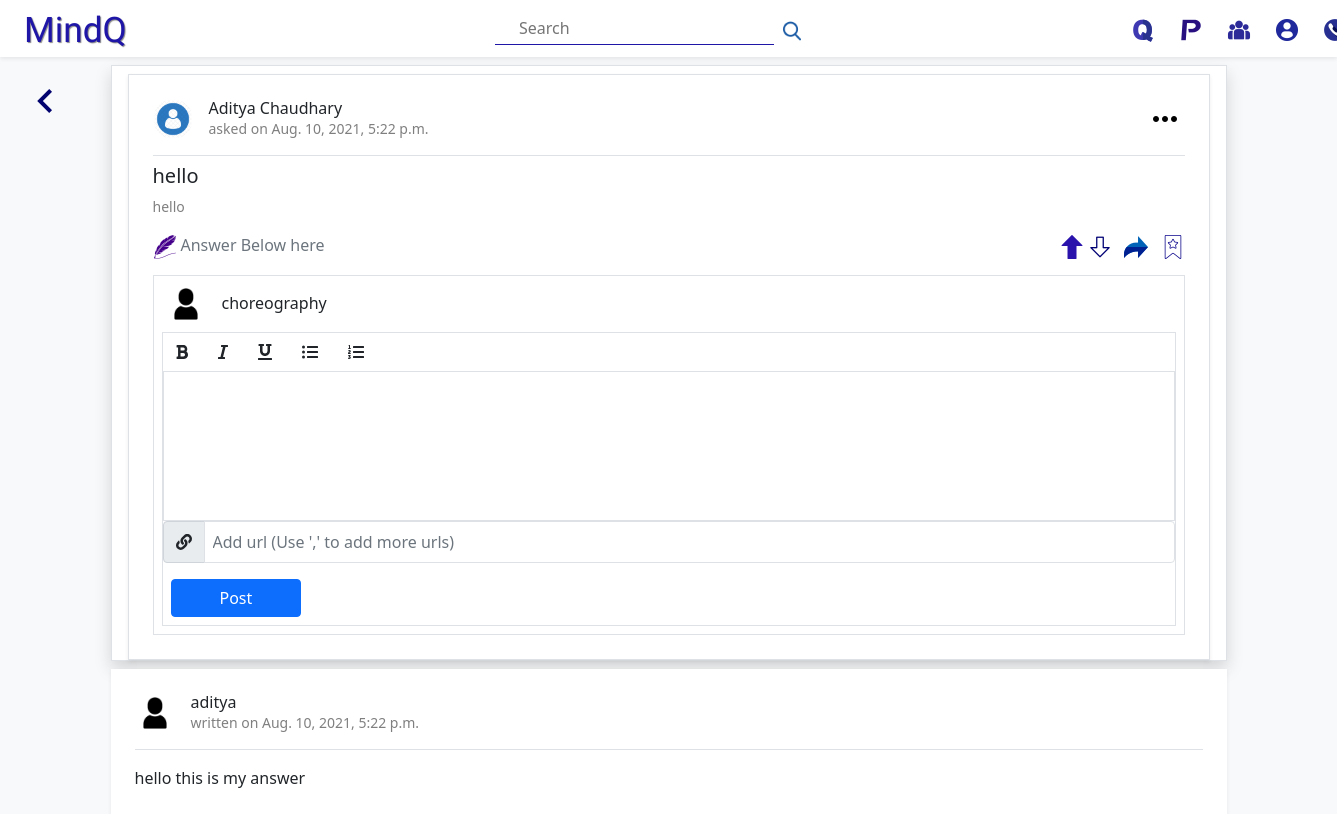
Screenshot of /question/hello (signed in) with the database file from the repository.
### qna/models.py (models this page shows, shortened)
class Question(models.Model):
    key = models.AutoField(primary_key=True)
    user = models.ForeignKey(User,on_delete=models.CASCADE,related_name="QUser")
    title = models.CharField(max_length=300,blank=False)
    description = models.TextField(blank=True)
    url = ListTextField(base_field=CharField(max_length=300,blank=True),size=10,blank=True,default='')
    tags = models.ManyToManyField("Tag",related_name="QTag")
    created_on = models.DateTimeField(auto_now_add=True)
    upvote = models.ManyToManyField(User,related_name="QUpVote")
    downvote = models.ManyToManyField(User,related_name="QDownVote")
    slug = models.SlugField(max_length=300,default="set-some-slug-bro")

class AnswerQ(MPTTModel):
    key = models.AutoField(primary_key=True)
    user = models.ForeignKey(User,on_delete=models.CASCADE,null=True)
    question = models.ForeignKey(Question,on_delete=models.CASCADE,related_name="QAnswere")
    parent = TreeForeignKey('self', on_delete=models.CASCADE,null=True,blank=True, related_name='children')
    url = ListTextField(base_field=CharField(max_length=300,blank=True),size=10,blank=True,null=True,default="")
    description = models.TextField(blank=False)
    created_on = models.DateTimeField(auto_now_add=True)
    class MPTTMeta:
        order_insertion_by = ['created_on']
    def __str__(self):
        return self.description

### user_profile/models.py (models this page shows, shortened)
class Profile(models.Model):
    key = models.AutoField(primary_key=True)
    user = models.OneToOneField(User,on_delete=models.CASCADE,blank=True)
    name = models.CharField(max_length=50,null=True)
    job = models.CharField(max_length=100,null=True,default='___',blank=True)
    bio = models.CharField(max_length=500,null=True)
    followers = models.ManyToManyField(User, related_name='followers_ofUser')
    following = models.ManyToManyField(User, related_name='following_ofUser')
    account_created = models.DateField(auto_now_add=True)
    profile_image = models.ImageField(upload_to='user_profile',default='user_profile/default_profile2.png')
    def __str__(self):
        return(self.name)

### qna/views.py (the view)
# urls.py: path('question/<str:pk>',views.questionsingle,name="question"),
@login_required(login_url='/login/')
def questionsingle(request,pk):
    qs=Question.objects.all()
    for i in range(len(qs)):
        print(qs[i].slug)
    ques=Question.objects.filter(slug=pk)
    if len(ques)>0:
        ques=ques[0]
        ans=AnswerQ.objects.filter(question=ques).reverse()
        print(ans)
        for i in range(len(ans)):
            print(ans[i])
        context={}
        context['ans']=ans
        context['q']=ques
        return render(request,'qna/viewQuestion.html',context)
    else:
        return render(request,'notfound.html')

### templates/qna/viewQuestion.html (shortened to what this page needs)
{% extends 'qna/base.html' %}
{% load static %}
{% block title %}
<link rel="stylesheet" href="{% static 'qna/css/viewQuestion.css'%}">
{% endblock %}
{% block content %}
    <a href="{% url 'questions' %}" title="Back" class="btn backBtn"><img src="{% static 'post/images/backButton.png' %}" alt=""></a>
    <div class="d-flex justify-content-center container">
            <div class='d-flex flex-column shadow bg-white border mt-2 w-100'>
                <div class="mt-2 border d-flex flex-column p-3 p-lg-4 mx-lg-3 mx-4 shadow-sm bg-white">
                    <div class="d-flex justify-content-between">
                        <div class="d-flex">
                            <img src="{{ q.user.profile.profile_image.url }}" alt="" height="40px" width="40px"
                                class='rounded rounded-circle'>
                            <div class='d-flex flex-column ms-3 align-items-start'>
                                <h6 class="my-0">{{ q.user.profile }} </h6>
                                <small class="my-0 py-0 text-black-50">asked on {{ q.created_on}}</small>
                            </div>
                        </div>
                        <div>
                            <img src="images/menu.png" alt="" class='m-2'>
                        </div>
                    </div>
                    <h5 class="mt-3 mb-0 pt-2 border-top">{{ q.title }} </h5>
                    <small class="text-black-50 mt-2">{{q.description}}</small>
                    <div class="d-flex justify-content-between mt-2" id="1">
                        <div class="d-flex justify-content-lg-start pt-2">
                            <a class="text-secondary text-decoration-none" id="myAnswerBox" onclick="myFunction({{ q.key }})"><img
                                    src="{% static 'images/question/write.png' %}" alt="write"><span class="ms-1 me-2">Answer Below here</span></a>
                        </div>
                        <div class="d-flex pt-2 vote{{q.key}}" id='votes{{ q.key }}'>
                            <form>
                                <img class="{{q.key}}vote-up selected" src="{% static 'images/question/upvote-on.png' %}"
                                    title="Vote UP Button" />
                                <img class="{{q.key}}vote-down" src="{% static 'images/question/downarrow.png' %}"
                                    title=" Vote down Button " />
                                <a href="" class="ms-2 ms-lg-2"><img src="{% static 'images/question/share.png' %}" alt="share"></a>
                                <a href="" class="ms-2 ms-lg-2"><img src="{% static 'images/question/bookmark.png' %}"
                                        alt="bookmark"></a>
                            </form>
                        </div>
                    </div>
                    <div class="replyBox{{q.key}} replyBox">
                        <div class="border d-flex flex-column p-2 mt-3">
                            <div class="d-flex justify-content-between">
                                <div class="d-flex align-items-center">
                                    <img src="{% static 'default_profile.png' %}" alt="" height="40px" width="40px"
                                        class="rounded rounded-circle ms-1">
                                    <h6 class="my-0 ms-3">{{request.user}}</h6>
                                </div>
                            </div>
                            <div class="border d-flex flex-column mt-2">
                                <div class="text-editor-header">
                                    <button type="button" class="btn textEditorBtn" data-element="bold">
                                        <i class="fa fa-bold"></i>
                                    </button>
                                    <button type="button" class="btn textEditorBtn" data-element="italic">
                                        <i class="fa fa-italic"></i>
                                    </button>
                                    <button type="button" class="btn textEditorBtn" data-element="underline">
                                        <i class="fa fa-underline"></i>
                                    </button>
                                    <button type="button" class="btn textEditorBtn" data-element="insertUnorderedList">
                                        <i class="fa fa-list-ul"></i>
                                    </button>
                                    <button type="button" class="btn textEditorBtn" data-element="insertOrderedList">
                                        <i class="fa fa-list-ol"></i>
                                    </button>
                                </div>
                                <div class="content border" contenteditable="true" id="content{{q.key}}"></div>
                                <div>
                                    <form action="" method="post" id="myForm">
                                        <div class="input-group mb-3" id="urlInput">
                                            <span class="input-group-text" id="basic-addon1"><i class="fa fa-link"></i></span>
                                            <input type="text" id="urlhnj{{q.key}}" class="p-2 form-control border"
                                                placeholder="Add url (Use ',' to add more urls)" aria-label="Url"
                                                aria-describedby="basic-addon1">
                                        </div>
                                        <div class="d-flex justify-content pb-2 mx-2" id="submitans{{q.key}}">
                                            <button class=" btn   btn-primary px-4 px-lg-5" id="myFormBtn{{q.key}}">Post</button>
                                        </div>
                                    </form>
                                </div>
                            </div>
                        </div>
                    </div>
                </div>
            </div>
        </div>
<div class="d-flex  justify-content-center">
    <div class="container mx-lg-0 mx-4">
            {% for an in ans %}
            <div class="bg-white d-flex flex-column mt-2 shadow-sm">
                <div class="d-flex flex-column p-3 p-lg-4 bg-white">
                    <div class="d-flex justify-content-between">
                        <div class="d-flex">
                            <img src="{% static 'default_profile.png' %}" alt="" height="40px" width="40px" class='rounded rounded-circle'>
                            <div class='d-flex flex-column ms-3 align-items-start'>
                                <h6 class="my-0">{{an.user.username}}</h6>
                                <small class="my-0 py-0 text-black-50">written on {{an.created_on}}</small>
                            </div>
                        </div>
                    </div>
                    <p class="my-0 mt-3 pt-3 border-top">{{an.description|safe}}<br>{{an.url}}</p>
                </div>
            </div>
            {% endfor %}
</div>
</div>
{% endblock %}

### static/qna/css/viewQuestion.css (style rules this page uses)
.content { min-height: 150px; height: 120px; padding: 20px; outline: none; overflow-y: scroll; }
.backBtn { position: fixed; top: 80px; left: 20px; }

### rows the page displays
Question: user.profile.profile_image (placeholder picture), user.profile "Aditya Chaudhary", created_on "Aug. 10, 2021, 5:22 p.m.", title "hello", description "hello"
AnswerQ: user.username "aditya", created_on "Aug. 10, 2021, 5:22 p.m.", description "hello this is my answer"

### other values shown
{{ request.user }} "choreography"
